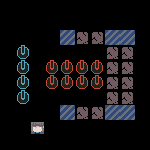

Rendered tile map (Tiled .tmx) drawn with the repository's tilesets; below, a short description and the full map source, tile grids included:
An orthogonal 10x10 tile map with 15x15 px tiles, 1 tile layer (Layer2) and 4 objects (27, 436, 67, 52).

<map version="1.2" tiledversion="1.2.4" orientation="orthogonal" renderorder="right-down" width="10" height="10" tilewidth="15" tileheight="15" infinite="0" nextlayerid="3" nextobjectid="16">
 <tileset firstgid="1" source="tileset.tsx" />
 <layer id="1" name="Layer2" width="10" height="10">
  <data encoding="csv">
0,0,0,0,0,0,0,0,0,0,
0,0,0,0,0,0,0,0,0,0,
0,0,0,0,4,11,11,4,4,0,
0,6,0,0,0,0,0,11,11,0,
0,6,0,2147483653,2147483653,2147483653,2147483653,11,11,0,
0,6,0,2147483653,2147483653,2147483653,2147483653,11,11,0,
0,6,0,0,0,0,0,11,11,0,
0,0,0,0,4,11,11,4,4,0,
0,0,23,0,0,0,0,0,0,0,
0,0,0,0,0,0,0,0,0,0
</data>
 </layer>
 <objectgroup id="2" name="Cha">
  <object id="10" name="27" x="105" y="15" width="15" height="15" />
  <object id="13" name="436" x="30" y="15" width="15" height="15" />
  <object id="14" name="67" x="120" y="15" width="15" height="15" />
  <object id="15" name="52" x="90" y="45" width="15" height="15" />
 </objectgroup>
</map>
